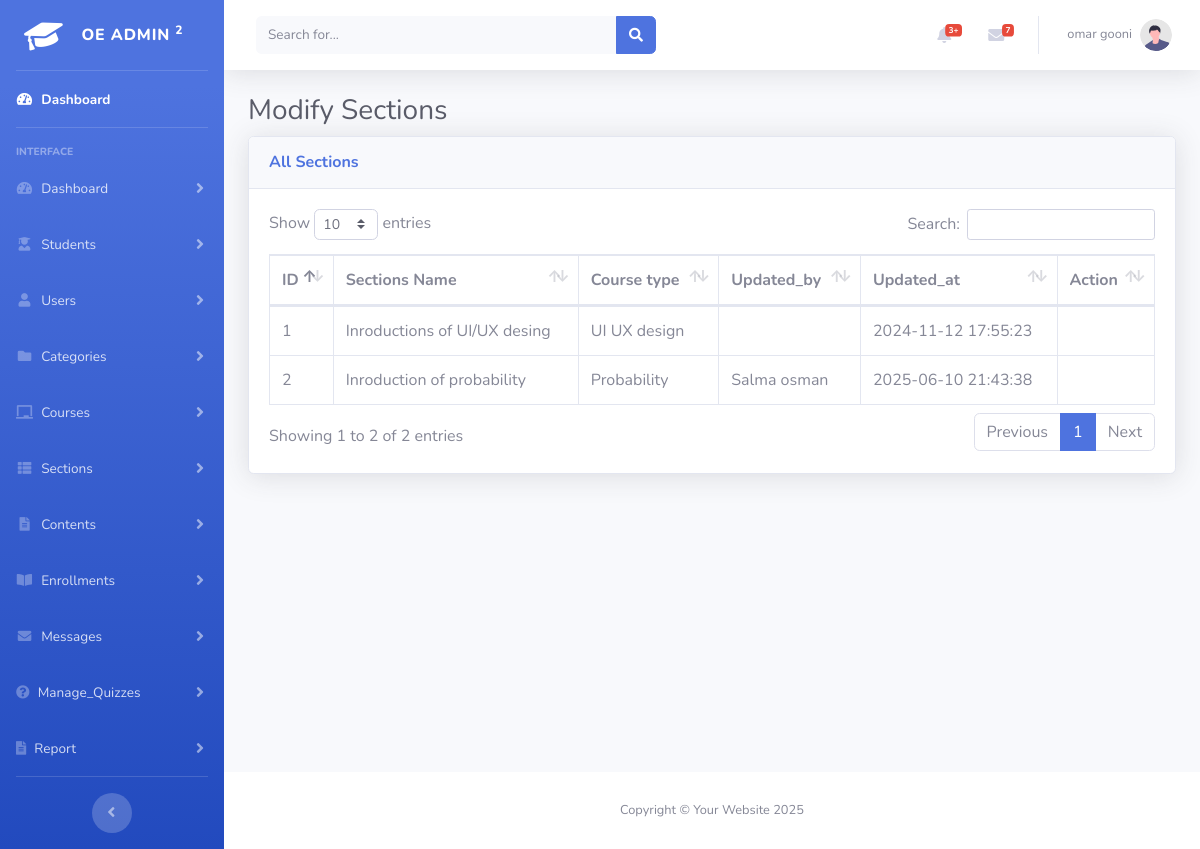
Page /ModifySections.php (signed in) on the committed database.
### tables this page shows
CREATE TABLE `menus` (
  `ID` int(11) NOT NULL,
  `name` varchar(50) NOT NULL,
  `icon` varchar(100) NOT NULL,
  `is_deleted` tinyint(1) NOT NULL DEFAULT 0
);

CREATE TABLE `sections` (
  `ID` int(11) NOT NULL,
  `Section_name` varchar(50) NOT NULL,
  `Course_ID` int(11) DEFAULT NULL,
  `updated_by` int(11) NOT NULL,
  `updated_at` datetime NOT NULL DEFAULT current_timestamp() ON UPDATE current_timestamp(),
  `is_deleted` tinyint(1) DEFAULT 0
);

CREATE TABLE `courses` (
  `ID` int(11) NOT NULL,
  `Course_name` varchar(50) NOT NULL,
  `Course_image` longblob NOT NULL,
  `Category_ID` int(11) DEFAULT NULL,
  `Instructor_Id` int(11) DEFAULT NULL,
  `describtion` varchar(300) DEFAULT NULL,
  `Duration` varchar(20) NOT NULL,
  `Level` varchar(20) NOT NULL,
  `updated_by` int(11) NOT NULL,
  `updated_at` datetime NOT NULL DEFAULT current_timestamp() ON UPDATE current_timestamp(),
  `is_deleted` tinyint(1) DEFAULT 0
);

CREATE TABLE `users` (
  `id` int(11) NOT NULL,
  `name` varchar(50) NOT NULL,
  `username` varchar(50) NOT NULL,
  `password` varchar(50) NOT NULL,
  `role_id` int(11) NOT NULL,
  `permissions` text NOT NULL,
  `is_deleted` int(11) NOT NULL DEFAULT 0
);

### modals/SectionModel.php (called while the page is built, shortened)
<?php foreach (read('courses') as $courses) {
    if($courses['Instructor_Id'] == $_SESSION['userId']){
    ?>
    <option value="<?= $courses['ID'] ?>">
        <?= readcolumn('courses', 'Course_name', $courses['ID']) ?>
    </option>
<?php } } ?>

### includes/init.php (called while the page is built, shortened)
<?php
include 'functions.php';
$menus = read('menus','asc');
$userPermissions =explode(",",  read_where('users',"id=".$_SESSION['userId'])[0]['permissions']);
$userMenus=[];
foreach($userPermissions as $per){
    $menuid= readcolumn('submenus',"menu_id",$per);
 if(!in_array($menuid , $userMenus)){
    array_push($userMenus,$menuid);
 }
}
include 'header.php';
include 'sidebar.php';
include 'topbar.php';
?>

### includes/functions.php (called while the page is built, shortened)
<?php
include 'connection.php';
function read($table , $order ='DESc')
{
    global $conn;
    $sql = "SELECT * FROM $table WHERE is_deleted = 0 order by id $order";
    $result = $conn->query($sql)->fetchAll(PDO::FETCH_ASSOC);
    return $result;
}
function readcolumn($table, $column, $id)
{
    global $conn;
    $sql = "SELECT $column FROM $table WHERE id = :id AND is_deleted = 0";
    $stmt = $conn->prepare($sql);
    $stmt->bindParam(':id', $id, PDO::PARAM_INT);
    $stmt->execute();
    return $stmt->fetchColumn();
}
?>

### ModifySections.php (the view, shortened to what this page needs)
<?Php
include 'includes/init.php';
$userID = $_SESSION['userId'];
$userRoleID = readcolumn('users', 'role_id', $_SESSION['userId']);
$usercourses = GetCourseId('courses', "Instructor_Id=$userID");
if (is_array($usercourses) && !empty($usercourses)) {
    $courseIDs = implode(',', $usercourses);
} else {
    $courseIDs = 'NULL';
}
$sections = $userRoleID == 2 ? read_where('sections', "Course_ID IN ($courseIDs)") : read('sections');
include 'modals/SectionModel.php';
?>
<div class="container-fluid">
    <h1 class="h3 mb-2 text-gray-800">Modify Sections</h1>
    <div class="card shadow mb-4">
        <div class="card-header py-3 d-flex justify-content-between align-items-center">
            <h6 class="m-0 font-weight-bold text-primary">All Sections</h6>
        </div>
        <div class="card-body">
            <div class="table-responsive">
                <table class="table table-bordered" id="dataTable" width="100%" cellspacing="0">
                    <thead>
                        <tr>
                            <th>ID</th>
                            <th>Sections Name</th>
                            <th>Course type</th>
                            <th>Updated_by</th>
                            <th>Updated_at</th>
                            <th>Action</th>
                        </tr>
                    </thead>
                    <tbody>
                        <?php
                        foreach (read('courses') as $course) {
                            if ($course["is_deleted"] == 0) {
                                foreach ($sections as $section) {
                                    if (is_array($section) && $section['Course_ID'] == $course['ID']) {
                                        ?>
                                        <tr>
                                            <td><?php echo htmlspecialchars($section['ID']); ?></td>
                                            <td><?php echo htmlspecialchars($section['Section_name']); ?></td>
                                            <td><?php echo htmlspecialchars(readcolumn('courses', 'Course_name', $section['Course_ID'])); ?>
                                            <td><?php echo htmlspecialchars(readcolumn('users', 'name', $section['updated_by'])); ?></td>
                                            <td><?php echo htmlspecialchars($section['updated_at']); ?></td>
                                            </td>
                                            <td style="text-align:center">
                                            </td>
                                        </tr>
                                        <?php
                                    }
                                }
                            }
                        }
                        ?>
                    </tbody>
                </table>
            </div>
        </div>
    </div>
</div>
</div>
<?php include 'includes/footer.php' ?>
</body>
</html>

### includes/sidebar.php (shortened to what this page needs)
<ul class="navbar-nav bg-gradient-primary sidebar sidebar-dark accordion" id="accordionSidebar">
    <a class="sidebar-brand d-flex align-items-center justify-content-center" href="index.php">
        <div class="sidebar-brand-icon rotate-n-15">
            <i class="fas fa-graduation-cap"></i>
        </div>
        <div class="sidebar-brand-text mx-3">OE Admin <sup>2</sup></div>
    </a>
    <hr class="sidebar-divider my-0">
    <li class="nav-item active">
        <a class="nav-link" href="index.php">
            <i class="fas fa-fw fa-tachometer-alt"></i>
            <span>Dashboard</span></a>
    </li>
    <hr class="sidebar-divider">
    <div class="sidebar-heading">
        Interface
    </div>
    <li class="nav-item">
        <?php
        foreach ($menus as $menu) {
            if (in_array($menu['ID'], $userMenus)) {
                ?>
                <a class="nav-link collapsed" href="#" data-toggle="collapse" data-target="#collapse<?= $menu['name'] ?>"
                    aria-expanded="true" aria-controls="collapseTwo">
                    <i class="<?= $menu['icon'] ?>"></i>
                    <span><?= $menu['name'] ?></span>
                </a>
            <?php }
        } ?>
    </li>
    <hr class="sidebar-divider d-none d-md-block">
    <div class="text-center d-none d-md-inline">
        <button class="rounded-circle border-0" id="sidebarToggle"></button>
    </div>
</ul>

### rows in the picture
menus: name "Dashboard"
menus: name "Students"
menus: name "Users"
menus: name "Categories"
menus: name "Courses"
menus: name "Sections"
menus: name "Contents"
menus: name "Enrollments"
menus: name "Messages"
menus: name "Manage_Quizzes"
menus: name "Report"
sections: ID "2", Section_name "Inroduction of probability", Course_ID.Course_name "Probability", updated_by.name "Salma osman", updated_at "2025-06-10 21:43:38"
sections: ID "1", Section_name "Inroductions of UI/UX desing", Course_ID.Course_name "UI UX design", updated_at "2024-11-12 17:55:23"

### other values in the picture
$_SESSION['username'] "omar gooni"
